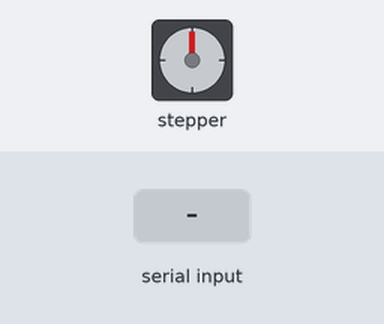
Recording of a sketch running on a simulated Arduino Uno, built with avr-gcc and run on an emulated ATmega328P. Shown: stepper motor. Wiring (inferred from the names in the program): stepper motor driver (200 steps per turn assumed): step pin 9; direction pin 8. Inputs (shaded band) come from the test bench.

Above: at 1.2 s.
1.3 s: "90,45\n" received over Serial
At 1.9 s:
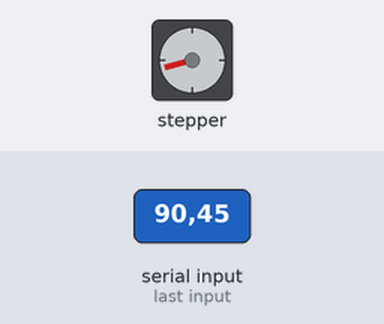
2.8 s: "30,150\n" received over Serial
At 4.0 s:
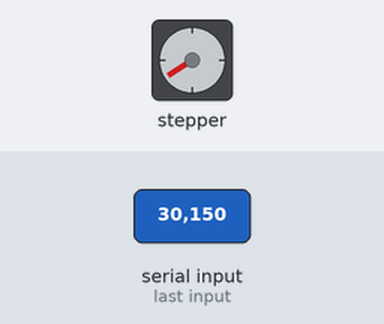
4.3 s: "5\n" received over Serial
At 5.0 s:
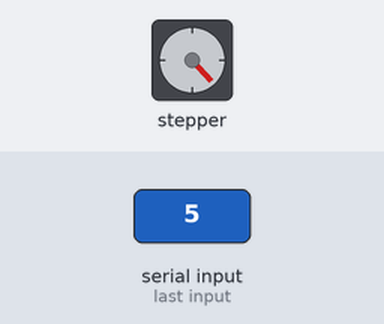
5.8 s: "90,45\n" received over Serial
At 6.5 s:
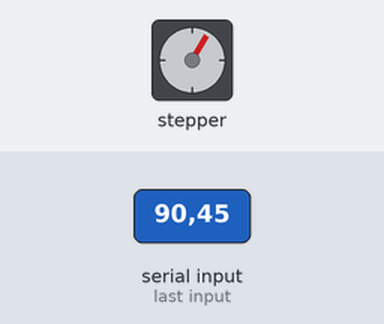
7.3 s: "90\n" received over Serial
At 8.5 s:
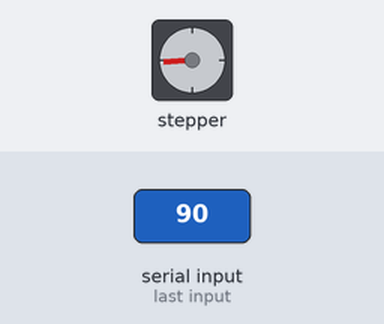
8.8 s: "200\n" received over Serial
At 10.4 s:
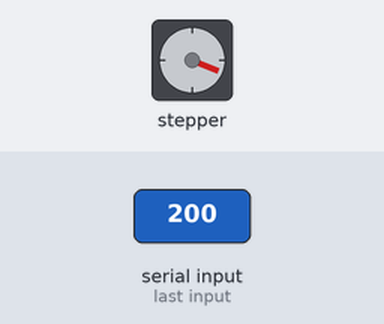
Timing chart, 0 to 11.7 s (numbered marks = the images above; inputs shaded):
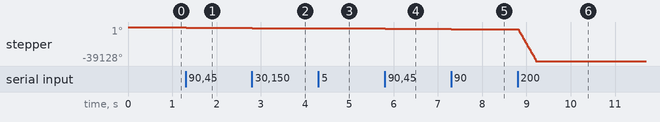

Measured:
- after the input at 1.3 s, stepper: goes -16° 0.01 s, then -826°, starting at once
- after the input at 2.8 s, stepper: turns 378° counter-clockwise, starting at once
- after the input at 4.3 s, stepper: turns 99° counter-clockwise, starting at once
- after the input at 5.8 s, stepper: goes -1319° 0.01 s, then -2129°, starting at once
- after the input at 7.3 s, stepper: turns 486° counter-clockwise, starting at once
- after the input at 8.8 s, stepper: turns 36513° counter-clockwise in 0.41 s, starting at once

The sketch:

sketch.ino
```cpp
#define Pulse 9

#define Dir 8

long delay_Micros = 5;

long currentMicros = 0;

long previousMicros = 0;

int inByte = '0';

const byte numChars = 32;

char receivedChars[numChars];

boolean newData = false;

int dataNumber = 0;

void setup(){
  Serial.begin(9600);
  pinMode(Pulse,OUTPUT);

  pinMode(Dir,OUTPUT);

  digitalWrite(Dir,LOW);
}

void loop(){
  inByte = 0;
  if(Serial.available() > 0){
    recvWithEndMarker();
    inByte = atoi(receivedChars);
  }

  while(inByte != 0){
    currentMicros = micros();
    if(currentMicros - previousMicros >= delay_Micros){
      inByte--;
      previousMicros = currentMicros;
      digitalWrite(Pulse,HIGH);
      delayMicroseconds(5);
      digitalWrite(Pulse,LOW);
    }
  }
}

void recvWithEndMarker(){
    static byte ndx = 0;
    char endMarker = '\n';
    char rc;

    if (Serial.available() > 0) {
        rc = Serial.read();

        if (rc != endMarker) {
            receivedChars[ndx] = rc;
            ndx++;
            if (ndx >= numChars) {
                ndx = numChars - 1;
            }
        }
        else {
            receivedChars[ndx] = '\0'; // terminate the string
            ndx = 0;
            newData = true;
        }
    }
}
```
